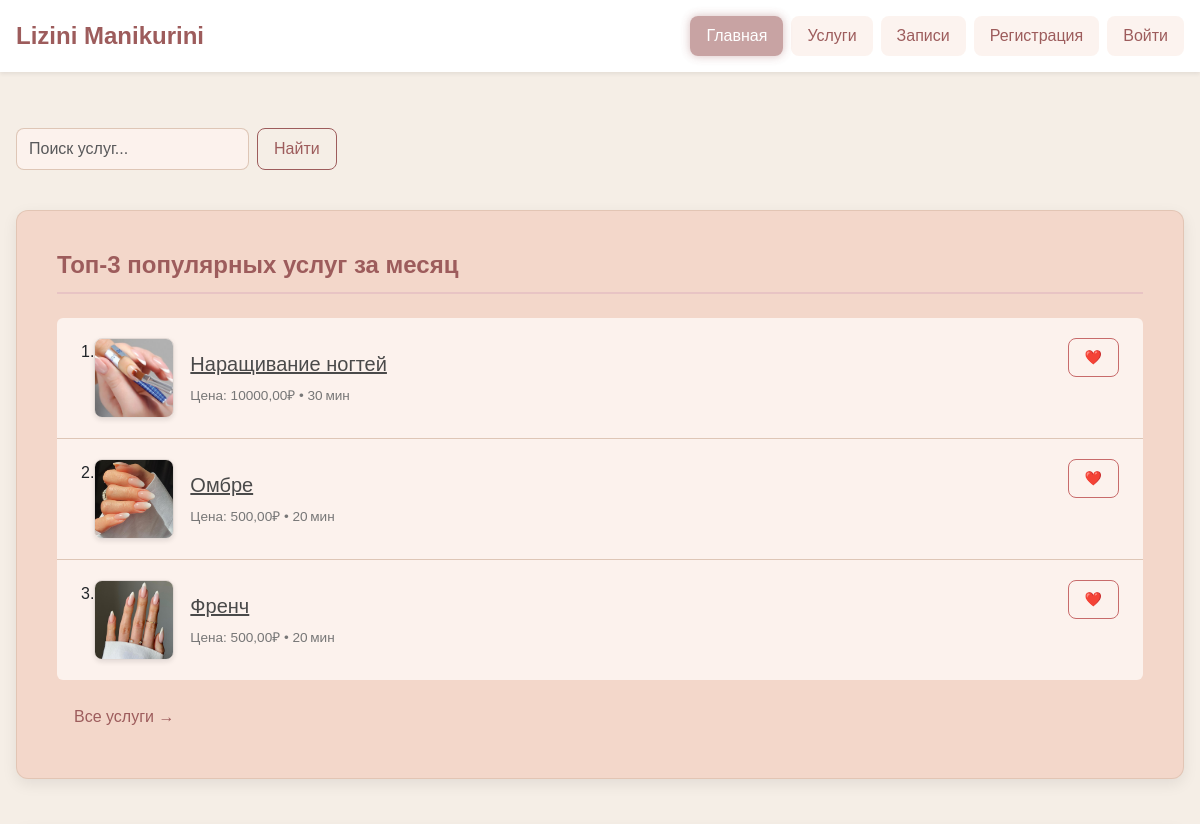
Before: / (upper part) with the older database file.
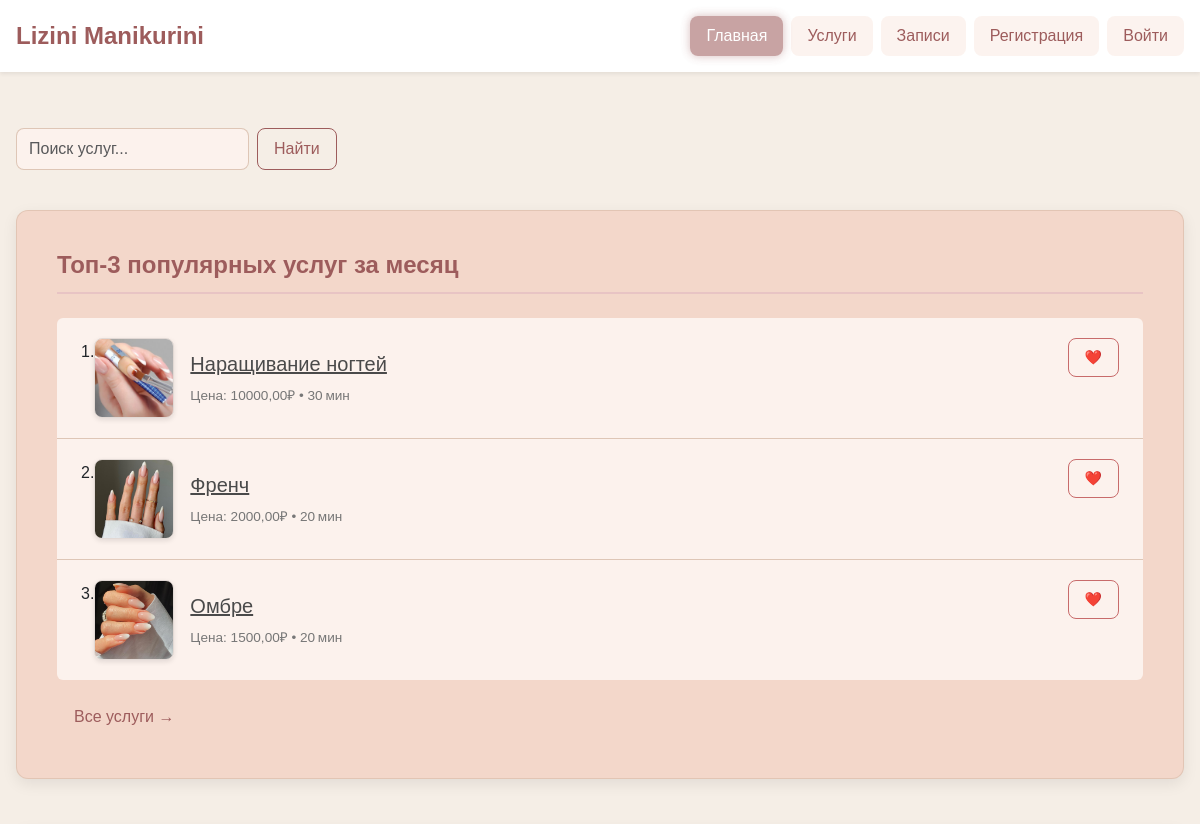
After: the same page with the newer database file.
### website/models.py (models this page shows, shortened)
class Service(models.Model):
    name = models.CharField(max_length=100, verbose_name='Название услуги')
    description = models.TextField(blank=True, verbose_name='Описание')
    price = models.DecimalField(max_digits=10, decimal_places=2, verbose_name='Цена')
    duration_minutes = models.PositiveIntegerField(verbose_name='Длительность (мин)')
    image = models.ImageField(upload_to='services/', blank=True, verbose_name='Картинка услуги')
    created_at = models.DateTimeField(auto_now_add=True, verbose_name='Дата создания')
    updated_at = models.DateTimeField(auto_now=True, verbose_name='Дата изменения')
    class Meta:
        verbose_name = 'Услуга'
        verbose_name_plural = 'Услуги'
        ordering = ['-created_at']

### website/views.py (the view)
# urls.py: path('', index, name='index'),
def index(request):
    one_month_ago = date.today() - timedelta(days=30)
    popular_services = (
        Service.objects
        .filter(appointments__appointment_date__gte=one_month_ago)  # <— здесь было appointment__, а нужно appointments__
        .annotate(bookings_count=Count('appointments'))
        .order_by('-bookings_count')[:3]
    )
    top_masters = (
        Master.objects
        .annotate(avg_rating=Avg('appointments__review__rating'))
        .order_by('-avg_rating')[:3]
    )
    today = date.today()
    upcoming_promotions = (
        Promotion.objects
        .filter(end_date__gte=today)
        .order_by('start_date')[:3]
    )
    query = request.GET.get('q', '').strip()
    if query:
        search_results = Service.objects.filter(
            Q(name__icontains=query) | Q(description__icontains=query)
        )
    else:
        search_results = None
    context = {
        'popular_services': popular_services,
        'top_masters': top_masters,
        'upcoming_promotions': upcoming_promotions,
        'search_results': search_results,
        'query': query,
    }
    return render(request, 'website/index.html', context)

### website/models.py (called while the page is built)
    def is_active(self):
        today = timezone.now().date()
        return self.start_date <= today <= self.end_date

### website/templates/website/index.html (shortened to what this page needs)
{% extends 'website/base.html' %}
{% block content %}
    <form method="get" action="{% url 'index' %}" class="row g-2 mb-4">
        <div class="col-auto">
            <input type="text" name="q" class="form-control" placeholder="Поиск услуг..." value="{{ query }}">
        </div>
        <div class="col-auto">
            <button type="submit" class="btn btn-outline-primary mb-3">Найти</button>
        </div>
    </form>
    <div class="widget mb-5">
        <h2>Топ-3 популярных услуг за месяц</h2>
        <ol class="list-group list-group-numbered">
            {% for service in popular_services %}
            <li class="list-group-item d-flex justify-content-between align-items-start">
                <div class="d-flex align-items-center">
                    {% if service.image %}
                        <img src="{{ service.image.url }}" alt="{{ service.name }}" class="thumb me-3">
                    {% endif %}
                    <div>
                        <a href="#" class="fs-5">{{ service.name }}</a><br>
                        <small>Цена: {{ service.price }}₽ • {{ service.duration_minutes }} мин</small>
                    </div>
                </div>
                <form action="#" method="post">
                    <button type="button" class="btn btn-outline-danger btn-sm">❤️</button>
                </form>
            </li>
            {% endfor %}
        </ol>
        <a href="{% url 'services_list' %}" class="btn btn-link mt-3">Все услуги →</a>
    </div>
{% endblock %}

Changed rows visible on the page:
changed Service "Френч": price "500,00" → "2000,00"; moves up the list
changed Service "Омбре": price "500,00" → "1500,00"
